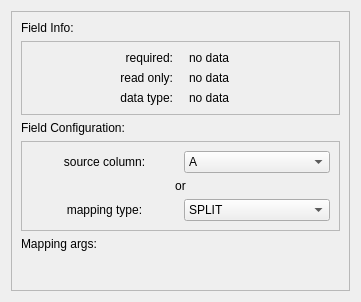
                   <widget class="QWidget" name="prod2_scroll_area_0_contents">
                    <property name="geometry">
                     <rect>
                      <x>0</x>
                      <y>0</y>
                      <width>361</width>
                      <height>302</height>
                     </rect>
                    </property>
                    <layout class="QGridLayout" name="gridLayout_16">
                     <item row="0" column="1">
                      <widget class="QFrame" name="prod2_frame_0">
                       <property name="sizePolicy">
                        <sizepolicy hsizetype="Expanding" vsizetype="Expanding">
                         <horstretch>0</horstretch>
                         <verstretch>0</verstretch>
                        </sizepolicy>
                       </property>
                       <property name="autoFillBackground">
                        <bool>false</bool>
                       </property>
                       <property name="frameShape">
                        <enum>QFrame::Shape::StyledPanel</enum>
                       </property>
                       <property name="frameShadow">
                        <enum>QFrame::Shadow::Raised</enum>
                       </property>
                       <layout class="QGridLayout" name="gridLayout_20">
                        <item row="0" column="0">
                         <widget class="QLabel" name="field_info_label">
                          <property name="text">
                           <string>Field Info:</string>
                          </property>
                         </widget>
                        </item>
                        <item row="1" column="0">
                         <widget class="QFrame" name="field_info_frame">
                          <property name="frameShape">
                           <enum>QFrame::Shape::StyledPanel</enum>
                          </property>
                          <property name="frameShadow">
                           <enum>QFrame::Shadow::Raised</enum>
                          </property>
                          <layout class="QGridLayout" name="gridLayout_7">
                           <property name="horizontalSpacing">
                            <number>16</number>
                           </property>
                           <item row="0" column="0">
                            <widget class="QLabel" name="required_label">
                             <property name="text">
                              <string>required:</string>
                             </property>
                             <property name="alignment">
                              <set>Qt::AlignmentFlag::AlignRight|Qt::AlignmentFlag::AlignTrailing|Qt::AlignmentFlag::AlignVCenter</set>
                             </property>
                            </widget>
                           </item>
                           <item row="0" column="1">
                            <widget class="QLabel" name="is_required">
                             <property name="text">
                              <string>no data</string>
                             </property>
                            </widget>
                           </item>
                           <item row="1" column="0">
                            <widget class="QLabel" name="read_only_label">
                             <property name="text">
                              <string>read only:</string>
                             </property>
                             <property name="alignment">
                              <set>Qt::AlignmentFlag::AlignRight|Qt::AlignmentFlag::AlignTrailing|Qt::AlignmentFlag::AlignVCenter</set>
                             </property>
                            </widget>
                           </item>
                           <item row="1" column="1">
                            <widget class="QLabel" name="is_read_only">
                             <property name="text">
                              <string>no data</string>
                             </property>
                            </widget>
                           </item>
                           <item row="2" column="0">
                            <widget class="QLabel" name="data_type_label">
                             <property name="text">
                              <string>data type:</string>
                             </property>
                             <property name="alignment">
                              <set>Qt::AlignmentFlag::AlignRight|Qt::AlignmentFlag::AlignTrailing|Qt::AlignmentFlag::AlignVCenter</set>
                             </property>
                            </widget>
                           </item>
                           <item row="2" column="1">
                            <widget class="QLabel" name="data_type">
                             <property name="text">
                              <string>no data</string>
                             </property>
                            </widget>
                           </item>
                          </layout>
                         </widget>
                        </item>
                        <item row="2" column="0">
                         <widget class="QLabel" name="field_config_label">
                          <property name="text">
                           <string>Field Configuration:</string>
                          </property>
                         </widget>
                        </item>
                        <item row="3" column="0">
                         <widget class="QFrame" name="field_config_frame">
                          <property name="frameShape">
                           <enum>QFrame::Shape::StyledPanel</enum>
                          </property>
                          <property name="frameShadow">
                           <enum>QFrame::Shadow::Raised</enum>
                          </property>
                          <layout class="QGridLayout" name="gridLayout_19">
                           <item row="0" column="0">
                            <widget class="QLabel" name="source_label">
                             <property name="sizePolicy">
                              <sizepolicy hsizetype="MinimumExpanding" vsizetype="Fixed">
                               <horstretch>0</horstretch>
                               <verstretch>0</verstretch>
                              </sizepolicy>
                             </property>
                             <property name="text">
                              <string>source column:</string>
                             </property>
                             <property name="alignment">
                              <set>Qt::AlignmentFlag::AlignCenter</set>
                             </property>
                            </widget>
                           </item>
                           <item row="0" column="1">
                            <widget class="QComboBox" name="_0_source_combo">
                             <property name="sizePolicy">
                              <sizepolicy hsizetype="Expanding" vsizetype="Preferred">
                               <horstretch>0</horstretch>
                               <verstretch>0</verstretch>
                              </sizepolicy>
                             </property>
                             <property name="maximumSize">
                              <size>
                               <width>200</width>
                               <height>16777215</height>
                              </size>
                             </property>
                             <property name="sizeAdjustPolicy">
                              <enum>QComboBox::SizeAdjustPolicy::AdjustToContentsOnFirstShow</enum>
                             </property>
                             <property name="frame">
                              <bool>true</bool>
                             </property>
                             <property name="labelDrawingMode">
                              <enum>QComboBox::LabelDrawingMode::UseStyle</enum>
                             </property>
                             <item>
                              <property name="text">
                               <string>A</string>
                              </property>
                             </item>
                             <item>
                              <property name="text">
                               <string>B</string>
                              </property>
                             </item>
                            </widget>
                           </item>
                           <item row="1" column="0" colspan="2">
                            <widget class="QLabel" name="or_label">
                             <property name="sizePolicy">
                              <sizepolicy hsizetype="MinimumExpanding" vsizetype="Fixed">
                               <horstretch>0</horstretch>
                               <verstretch>0</verstretch>
                              </sizepolicy>
                             </property>
                             <property name="text">
                              <string>or</string>
                             </property>
                             <property name="alignment">
                              <set>Qt::AlignmentFlag::AlignCenter</set>
                             </property>
                            </widget>
                           </item>
                           <item row="2" column="0">
                            <widget class="QLabel" name="mapping_label">
                             <property name="sizePolicy">
                              <sizepolicy hsizetype="MinimumExpanding" vsizetype="Fixed">
                               <horstretch>0</horstretch>
                               <verstretch>0</verstretch>
                              </sizepolicy>
                             </property>
                             <property name="text">
                              <string>mapping type:</string>
                             </property>
                             <property name="alignment">
                              <set>Qt::AlignmentFlag::AlignCenter</set>
                             </property>
                            </widget>
                           </item>
                           <item row="2" column="1">
                            <widget class="QComboBox" name="mapping_combo">
                             <property name="sizePolicy">
                              <sizepolicy hsizetype="Expanding" vsizetype="Preferred">
                               <horstretch>0</horstretch>
                               <verstretch>0</verstretch>
                              </sizepolicy>
                             </property>
                             <property name="maximumSize">
                              <size>
                               <width>200</width>
                               <height>16777215</height>
                              </size>
                             </property>
                             <item>
                              <property name="text">
                               <string>SPLIT</string>
                              </property>
                             </item>
                            </widget>
                           </item>
                          </layout>
                         </widget>
                        </item>
                        <item row="4" column="0">
                         <widget class="QLabel" name="mapping_args_label">
                          <property name="text">
                           <string>Mapping args:</string>
                          </property>
                         </widget>
                        </item>
                        <item row="5" column="0">
                         <spacer name="verticalSpacer_4">
                          <property name="orientation">
                           <enum>Qt::Orientation::Vertical</enum>
                          </property>
                          <property name="sizeHint" stdset="0">
                           <size>
                            <width>318</width>
                            <height>15</height>
                           </size>
                          </property>
                         </spacer>
                        </item>
                       </layout>
                      </widget>
                     </item>
                    </layout>
                   </widget>
